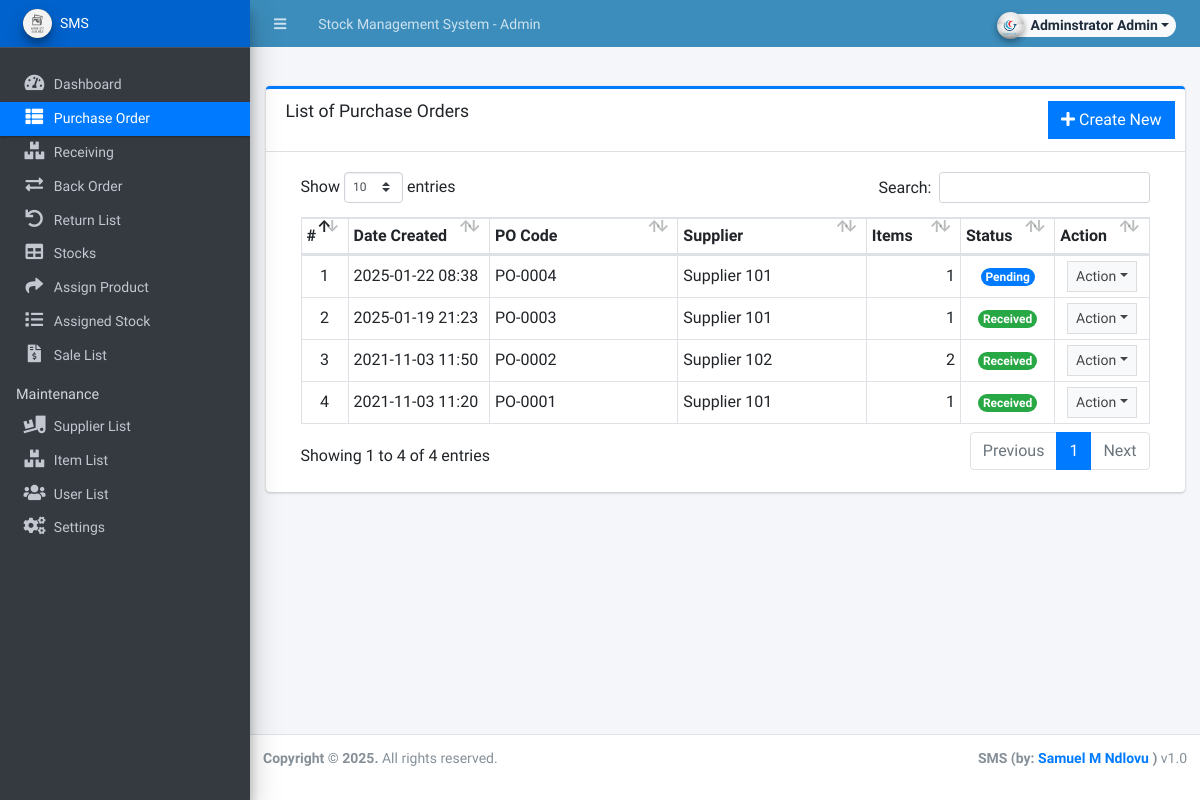
Page /admin/?page=purchase_order (signed in) on the committed database.
### tables this page shows
CREATE TABLE `purchase_order_list` (
  `id` int(30) NOT NULL,
  `po_code` varchar(50) NOT NULL,
  `supplier_id` int(30) NOT NULL,
  `amount` float NOT NULL,
  `discount_perc` float NOT NULL DEFAULT 0,
  `discount` float NOT NULL DEFAULT 0,
  `tax_perc` float NOT NULL DEFAULT 0,
  `tax` float NOT NULL DEFAULT 0,
  `remarks` text NOT NULL,
  `status` tinyint(4) NOT NULL DEFAULT 0 COMMENT '0 = pending, 1 = partially received, 2 =received',
  `date_created` datetime NOT NULL DEFAULT current_timestamp(),
  `date_updated` datetime NOT NULL DEFAULT current_timestamp() ON UPDATE current_timestamp()
);

CREATE TABLE `supplier_list` (
  `id` int(30) NOT NULL,
  `name` text NOT NULL,
  `address` text NOT NULL,
  `cperson` text NOT NULL,
  `contact` text NOT NULL,
  `status` tinyint(1) NOT NULL DEFAULT 1,
  `date_created` datetime NOT NULL DEFAULT current_timestamp(),
  `date_updated` datetime NOT NULL DEFAULT current_timestamp() ON UPDATE current_timestamp()
);

### config.php (called while the page is built, shortened)
<?php
require_once('classes/DBConnection.php');
require_once('classes/SystemSettings.php');
function validate_image($file){
	if(!empty($file)){
        $ex = explode('?',$file);
        $file = $ex[0];
        $param =  isset($ex[1]) ? '?'.$ex[1]  : '';
		if(is_file(base_app.$file)){
			return base_url.$file.$param;
		}else{
			return base_url.'dist/img/no-image-available.png';
		}
	}else{
		return base_url.'dist/img/no-image-available.png';
	}
}
function isMobileDevice(){
    $aMobileUA = array(
        '/iphone/i' => 'iPhone',
        '/ipod/i' => 'iPod',
        '/ipad/i' => 'iPad',
        '/android/i' => 'Android',
        '/blackberry/i' => 'BlackBerry',
        '/webos/i' => 'Mobile'
    );
    return false;
}
?>

### classes/DBConnection.php (called while the page is built, shortened)
<?php
class DBConnection{
    private $host = DB_SERVER;
    private $username = DB_USERNAME;
    private $password = DB_PASSWORD;
    private $database = DB_NAME;
    private $port = DB_PORT;
    public $conn;
    public function __construct(){
        if (!isset($this->conn)) {
            $this->conn = new mysqli($this->host, $this->username, $this->password, $this->database, $this->port);
        }
    }
}
?>

### classes/SystemSettings.php (called while the page is built, shortened)
<?php
class SystemSettings extends DBConnection{
	function userdata($field = ''){
		if(!empty($field)){
			if(isset($_SESSION['userdata'][$field]))
				return $_SESSION['userdata'][$field];
			else
				return null;
		}else{
			return false;
		}
	}
	function info($field=''){
		if(!empty($field)){
			if(isset($_SESSION['system_info'][$field]))
				return $_SESSION['system_info'][$field];
			else
				return false;
		}else{
			return false;
		}
	}
}
$_settings = new SystemSettings();
?>

### admin/purchase_order/index.php (the view, shortened to what this page needs)
<div class="card card-outline card-primary">
	<div class="card-header">
		<h3 class="card-title">List of Purchase Orders</h3>
        <div class="card-tools">
			<a href="<?php echo base_url ?>admin/?page=purchase_order/manage_po" class="btn btn-flat btn-primary"><span class="fas fa-plus"></span>  Create New</a>
		</div>
	</div>
	<div class="card-body">
		<div class="container-fluid">
        <div class="container-fluid">
			<table class="table table-bordered table-stripped">
                    <colgroup>
                        <col width="5%">
                        <col width="15%">
                        <col width="20%">
                        <col width="20%">
                        <col width="10%">
                        <col width="10%">
                        <col width="10%">
                    </colgroup>
                    <thead>
                        <tr>
                            <th>#</th>
                            <th>Date Created</th>
                            <th>PO Code</th>
                            <th>Supplier</th>
                            <th>Items</th>
                            <th>Status</th>
                            <th>Action</th>
                        </tr>
                    </thead>
                    <tbody>
                        <?php
                        $i = 1;
                        $qry = $conn->query("SELECT p.*, s.name as supplier FROM `purchase_order_list` p inner join supplier_list s on p.supplier_id = s.id order by p.`date_created` desc");
                        while($row = $qry->fetch_assoc()):
                            $row['items'] = $conn->query("SELECT count(item_id) as `items` FROM `po_items` where po_id = '{$row['id']}' ")->fetch_assoc()['items'];
                        ?>
                            <tr>
                                <td class="text-center"><?php echo $i++; ?></td>
                                <td><?php echo date("Y-m-d H:i",strtotime($row['date_created'])) ?></td>
                                <td><?php echo $row['po_code'] ?></td>
                                <td><?php echo $row['supplier'] ?></td>
                                <td class="text-right"><?php echo number_format($row['items']) ?></td>
                                <td class="text-center">
                                    <?php if($row['status'] == 0): ?>
                                        <span class="badge badge-primary rounded-pill">Pending</span>
                                    <?php elseif($row['status'] == 1): ?>
                                        <span class="badge badge-warning rounded-pill">Partially received</span>
                                        <?php elseif($row['status'] == 2): ?>
                                        <span class="badge badge-success rounded-pill">Received</span>
                                    <?php else: ?>
                                        <span class="badge badge-danger rounded-pill">N/A</span>
                                    <?php endif; ?>
                                </td>
                                <td align="center">
                                    <button type="button" class="btn btn-flat btn-default btn-sm dropdown-toggle dropdown-icon" data-toggle="dropdown">
                                            Action
                                    </button>
                                </td>
                            </tr>
                        <?php endwhile; ?>
                    </tbody>
                </table>
		</div>
		</div>
	</div>
</div>

### admin/index.php (shortened to what this page needs)
<?php require_once('../config.php'); ?>
<!DOCTYPE html>
<html lang="en" class="" style="height: auto;">
<?php require_once('inc/header.php') ?>
<body class="sidebar-mini layout-fixed control-sidebar-slide-open layout-navbar-fixed">
    <div class="wrapper">
        <?php require_once('inc/topBarNav.php') ?>
        <?php require_once('inc/navigation.php') ?>
        <div class="content-wrapper">
            <div class="content-header">
            </div>
            <section class="content">
                <div class="container-fluid">
                    <?php
                        $page = isset($_GET['page']) ? $_GET['page'] : 'home';
                        if(!file_exists($page.".php") && !is_dir($page)){
                            include '404.html';
                        }else{
                            if(is_dir($page))
                                include $page.'/index.php';
                            else
                                include $page.'.php';
                        }
                    ?>
                </div>
            </section>
        </div>
        <?php require_once('inc/footer.php') ?>
</body>
</html>

### admin/inc/header.php (shortened to what this page needs)
<head>
    <link rel="stylesheet" href="<?php echo base_url ?>plugins/fontawesome-free/css/all.min.css">
    <link rel="stylesheet" href="<?php echo base_url ?>dist/css/adminlte.min.css">
    <link rel="stylesheet" href="<?php echo base_url ?>assets/css/custom.css">
</head>
    <link rel="stylesheet" href="<?php echo base_url ?>plugins/tempusdominus-bootstrap-4/css/tempusdominus-bootstrap-4.min.css">
  <link rel="stylesheet" href="<?php echo base_url ?>plugins/datatables-bs4/css/dataTables.bootstrap4.min.css">
  <link rel="stylesheet" href="<?php echo base_url ?>plugins/datatables-responsive/css/responsive.bootstrap4.min.css">
  <link rel="stylesheet" href="<?php echo base_url ?>plugins/datatables-buttons/css/buttons.bootstrap4.min.css">
  <link rel="stylesheet" href="<?php echo base_url ?>plugins/select2/css/select2.min.css">
  <link rel="stylesheet" href="<?php echo base_url ?>plugins/select2-bootstrap4-theme/select2-bootstrap4.min.css">
    <link rel="stylesheet" href="<?php echo base_url ?>plugins/icheck-bootstrap/icheck-bootstrap.min.css">
    <link rel="stylesheet" href="<?php echo base_url ?>plugins/jqvmap/jqvmap.min.css">
    <link rel="stylesheet" href="<?php echo base_url ?>dist/css/adminlte.css">
    <link rel="stylesheet" href="<?php echo base_url ?>dist/css/custom.css">
    <link rel="stylesheet" href="<?php echo base_url ?>plugins/overlayScrollbars/css/OverlayScrollbars.min.css">
    <link rel="stylesheet" href="<?php echo base_url ?>plugins/daterangepicker/daterangepicker.css">
    <link rel="stylesheet" href="<?php echo base_url ?>plugins/summernote/summernote-bs4.min.css">
  <link rel="stylesheet" href="<?php echo base_url ?>plugins/sweetalert2-theme-bootstrap-4/bootstrap-4.min.css">
  </head>

### admin/inc/topBarNav.php (shortened to what this page needs)
<nav class="main-header navbar navbar-expand navbar-dark border border-light border-top-0  border-left-0 border-right-0 navbar-light text-sm bg-lightblue">
  <ul class="navbar-nav">
    <li class="nav-item">
    <a class="nav-link" data-widget="pushmenu" href="#" role="button"><i class="fas fa-bars"></i></a>
    </li>
    <li class="nav-item d-none d-sm-inline-block">
      <a href="<?php echo base_url ?>" class="nav-link"><?php echo (!isMobileDevice()) ? $_settings->info('name'):$_settings->info('short_name'); ?> - Admin</a>
    </li>
  </ul>
  <ul class="navbar-nav ml-auto">
    <li class="nav-item">
      <div class="btn-group nav-link">
            <button type="button" class="btn btn-rounded badge badge-light dropdown-toggle dropdown-icon" data-toggle="dropdown">
              <span><img src="<?php echo validate_image($_settings->userdata('avatar')) ?>" class="img-circle elevation-2 user-img" alt="User Image"></span>
              <span class="ml-3"><?php echo ucwords($_settings->userdata('firstname').' '.$_settings->userdata('lastname')) ?></span>
            </button>
        </div>
    </li>
  </ul>
</nav>

### admin/inc/navigation.php (shortened to what this page needs)
<aside class="main-sidebar sidebar-dark-primary elevation-4 sidebar-no-expand">
  <a href="<?php echo base_url ?>admin" class="brand-link bg-primary text-sm">
    <img src="<?php echo validate_image($_settings->info('logo'))?>" alt="Store Logo" class="brand-image img-circle elevation-3 bg-black" style="width: 1.8rem;height: 1.8rem;max-height: unset">
    <span class="brand-text font-weight-light"><?php echo $_settings->info('short_name') ?></span>
  </a>
  <div class="sidebar os-host os-theme-light os-host-overflow os-host-overflow-y os-host-resize-disabled os-host-transition os-host-scrollbar-horizontal-hidden">
    <div class="os-content-glue" style="margin: 0px -8px; width: 249px; height: 646px;"></div>
    <div class="os-padding">
      <div class="os-viewport os-viewport-native-scrollbars-invisible" style="overflow-y: scroll;">
        <div class="os-content" style="padding: 0px 8px; height: 100%; width: 100%;">
          <nav class="mt-4">
            <ul class="nav nav-pills nav-sidebar flex-column text-sm nav-compact nav-flat nav-child-indent nav-collapse-hide-child" data-widget="treeview" role="menu" data-accordion="false">
              <li class="nav-item dropdown">
                <a href="./" class="nav-link nav-home">
                  <i class="nav-icon fas fa-tachometer-alt"></i>
                  <p>Dashboard</p>
                </a>
              </li>
              <li class="nav-item">
                <a href="<?php echo base_url ?>admin/?page=purchase_order" class="nav-link nav-purchase_order">
                  <i class="nav-icon fas fa-th-list"></i>
                  <p>Purchase Order</p>
                </a>
              </li>
              <li class="nav-item">
                <a href="<?php echo base_url ?>admin/?page=receiving" class="nav-link nav-receiving">
                  <i class="nav-icon fas fa-boxes"></i>
                  <p>Receiving</p>
                </a>
              </li>
              <li class="nav-item">
                <a href="<?php echo base_url ?>admin/?page=back_order" class="nav-link nav-back_order">
                  <i class="nav-icon fas fa-exchange-alt"></i>
                  <p>Back Order</p>
                </a>
              </li>
              <li class="nav-item">
                <a href="<?php echo base_url ?>admin/?page=return" class="nav-link nav-return">
                  <i class="nav-icon fas fa-undo"></i>
                  <p>Return List</p>
                </a>
              </li>
              <li class="nav-item">
                <a href="<?php echo base_url ?>admin/?page=stocks" class="nav-link nav-stocks">
                  <i class="nav-icon fas fa-table"></i>
                  <p>Stocks</p>
                </a>
              </li>
              <li class="nav-item">
                <a href="<?php echo base_url ?>admin/stocks/assign.php" class="nav-link nav-assign">
                  <i class="nav-icon fas fa-share"></i>
                  <p>Assign Product</p>
                </a>
              </li>
              <li class="nav-item">
                <a href="<?php echo base_url ?>admin/stocks/assigned_list.php" class="nav-link nav-assigned_list">
                  <i class="nav-icon fas fa-list"></i>
                  <p>Assigned Stock</p>
                </a>
              </li>
              <li class="nav-item">
                <a href="<?php echo base_url ?>admin/?page=sales" class="nav-link nav-sales">
                  <i class="nav-icon fas fa-file-invoice-dollar"></i>
                  <p>Sale List</p>
                </a>
              </li>
              <?php if($_settings->userdata('type') == 1): ?>
              <li class="nav-header">Maintenance</li>
              <li class="nav-item dropdown">
                <a href="<?php echo base_url ?>admin/?page=maintenance/supplier" class="nav-link nav-maintenance_supplier">
                  <i class="nav-icon fas fa-truck-loading"></i>
                  <p>Supplier List</p>
                </a>
              </li>
              <li class="nav-item dropdown">
                <a href="<?php echo base_url ?>admin/?page=maintenance/item" class="nav-link nav-maintenance_item">
                  <i class="nav-icon fas fa-boxes"></i>
                  <p>Item List</p>
                </a>
              </li>
              <li class="nav-item dropdown">
                <a href="<?php echo base_url ?>admin/?page=user/list" class="nav-link nav-user_list">
                  <i class="nav-icon fas fa-users"></i>
                  <p>User List</p>
                </a>
              </li>
              <li class="nav-item dropdown">
                <a href="<?php echo base_url ?>admin/?page=system_info" class="nav-link nav-system_info">
                  <i class="nav-icon fas fa-cogs"></i>
                  <p>Settings</p>
                </a>
              </li>
              <?php endif; ?>
            </ul>
          </nav>
        </div>
      </div>
    </div>
  </div>
</aside>

### admin/inc/footer.php (shortened to what this page needs)
<footer class="main-footer text-sm">
        <strong>Copyright © <?php echo date('Y') ?>.
        </strong>
        All rights reserved.
        <div class="float-right d-none d-sm-inline-block">
          <b><?php echo $_settings->info('short_name') ?> (by: <a href="mailto:samuelmndlovu2203@gmail.com" target="blank">Samuel M Ndlovu</a> )</b> v1.0
        </div>
      </footer>
    </div>

### admin/inc/topBarNav.php (style rules this page uses)
.user-img { position: absolute; height: 27px; width: 27px; object-fit: cover; left: -7%; top: -12%; }
.btn-rounded { border-radius: 50px; }

### rows in the picture
purchase_order_list: date_created "2025-01-22 08:38", po_code "PO-0004", supplier.name "Supplier 101", items "1", status "Pending"
purchase_order_list: date_created "2025-01-19 21:23", po_code "PO-0003", supplier.name "Supplier 101", supplier "1", status "Received"
purchase_order_list: date_created "2021-11-03 11:50", po_code "PO-0002", supplier.name "Supplier 102", supplier "2", status "Received"
purchase_order_list: date_created "2021-11-03 11:20", po_code "PO-0001", supplier.name "Supplier 101", supplier "1", status "Received"

### other values in the picture
$_settings->info('name') "Stock Management System"
$_settings->userdata('firstname').' '.$_settings->userdata('lastname') "Adminstrator Admin"
$_settings->info('short_name') "SMS"
